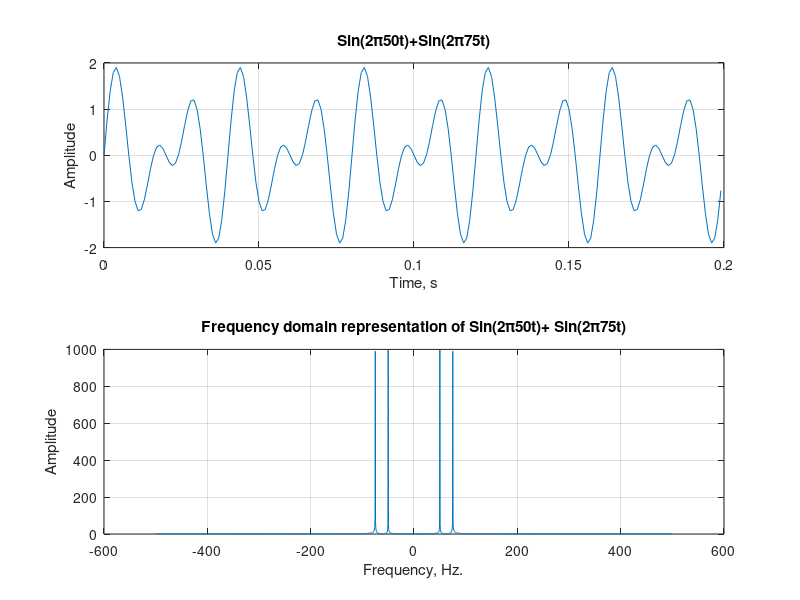

This chart was generated by the following MATLAB code:
clc;

clear all;

close all;

% Define the value of t
t = -1:0.001:1;

% Write the given expression x in terms of t
x= sin(2*pi*50*t) + sin(2*pi*75*t);

subplot(2,1,1);

plot(t(1001:1200),x(1001:1200)); %Plot from t=0 to t=0.2 seconds

grid on;

title('Sin(2\pi50t)+Sin(2\pi75t)')

xlabel('Time, s');
ylabel('Amplitude');
%Compute the FFT of x
X=fft(x);

%Shift the FFT result to center zero frequency
X2= fftshift(abs(X));

% assign f from -499.9 to 500 with increment of 1000/2001
f = linspace(-499.9, 500, length(X2));
subplot(2,1,2);

plot(f, X2);

grid on;

title('Frequency domain representation of Sin(2\pi50t)+ Sin(2\pi75t)');

xlabel('Frequency, Hz.')
ylabel('Amplitude');
